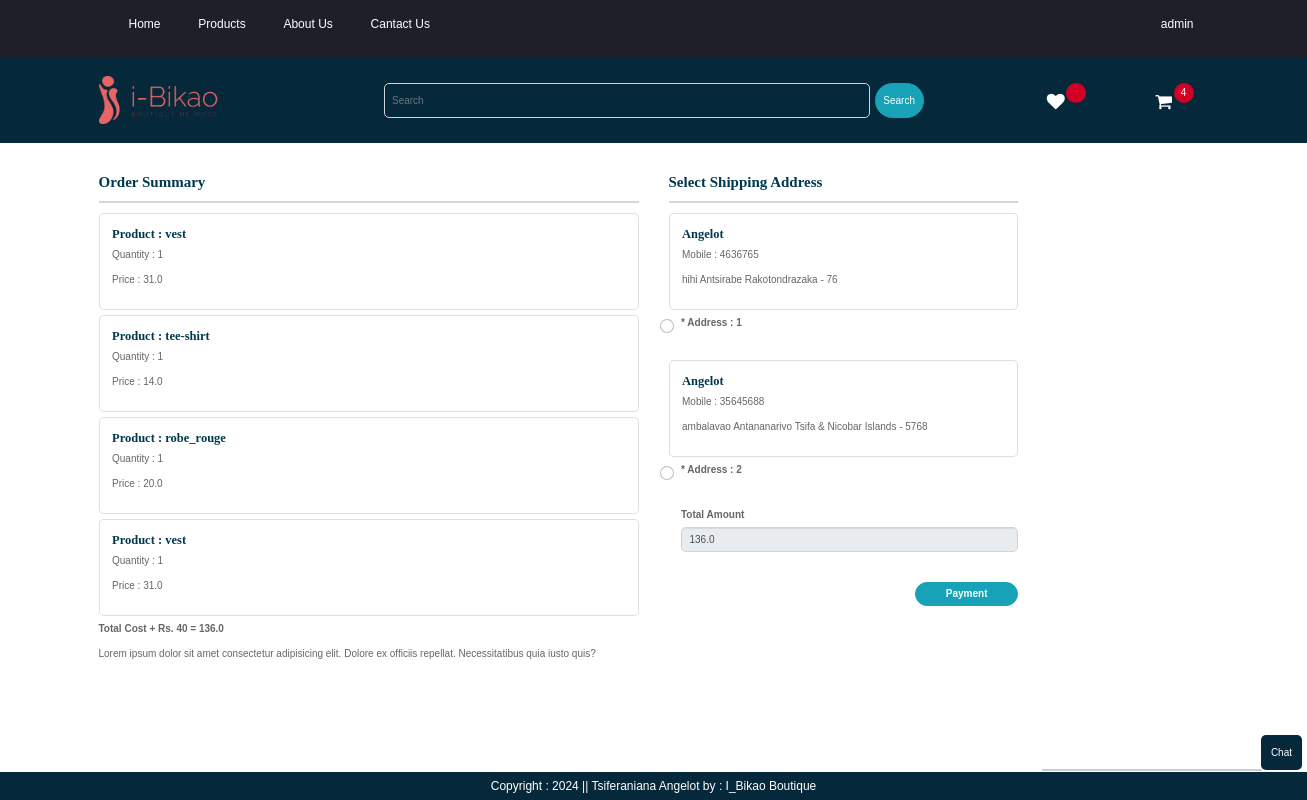
Screenshot of /checkout/ (signed in) with the database file from the repository.
### app/models.py (models this page shows, shortened)
class Cart(models.Model):
    user = models.ForeignKey(User,on_delete=models.CASCADE)
    product = models.ForeignKey(Product,on_delete=models.CASCADE)
    quantity = models.PositiveIntegerField(default=1)

class Product(models.Model):
    title = models.CharField(max_length=100)
    selling_price = models.FloatField()
    discounted_price = models.FloatField()
    description = models.TextField()
    category = models.CharField(choices=CATEGORY_CHOICES, max_length=2)
    product_image = models.ImageField(upload_to='product')

class Customer(models.Model):
    user = models.ForeignKey(User,on_delete=models.CASCADE)
    name = models.CharField(max_length=200)
    locality = models.CharField(max_length=200)
    city = models.CharField(max_length=50)
    mobile = models.IntegerField(default=0)
    zipcode = models.IntegerField()
    state = models.CharField(choices=STATE_CHOICES,max_length=100)

### app/views.py (the view)
# urls.py: path('checkout/', views.checkout.as_view(), name='checkout'),
@method_decorator(login_required,name='dispatch')
class checkout(View):
          def get(self,request):
                    user=request.user
                    add=Customer.objects.filter(user=user)
                    cart_items=Cart.objects.filter(user=user)
                    famount = 0
                    for p in cart_items:
                              value = p.quantity * p.product.discounted_price
                              famount = famount + value
                    totalamount = famount + 40
                    totalitem = 0
                    wishitem  = 0
                    if request.user.is_authenticated:
                              totalitem = len(Cart.objects.filter(user=request.user))
                              wishitem = len(Wishlist.objects.filter(user=request.user))
                    return render(request, 'app/checkout.html',locals())

### app/templates/app/checkout.html (shortened to what this page needs)
{% extends 'app/base.html' %}
{% load static %}
{% block main-content %}
          <div class="container">
                    <div class="row mt-5">
                              <div class="col-sm-6">
                                        <h4>Order Summary</h4>
                                        <hr>
                                        {% for item in cart_items %}
                                                  <div class="card mb-2">
                                                            <div class="card-body">
                                                                      <h5>Product : {{item.product.title}}</h5>
                                                                      <p>Quantity : {{item.quantity}}</p>
                                                                      <p>Price : {{item.product.discounted_price}}</p>
                                                            </div>
                                                  </div>
                                        {% endfor %}
                                        <p class="fw-bold">Total Cost + Rs. 40 = {{totalamount}}</p>
                                        <small style="font-size: 10px">Lorem ipsum dolor sit amet consectetur adipisicing elit. Dolore ex officiis repellat. Necessitatibus quia iusto quis?</small>
                              </div>
                              <div class="col-sm-4 offfset-sm-1">
                                        <h4>Select Shipping Address</h4>
                                        <hr>
                                        <form method="post" id="myform">
                                                  {% for ad in add %}
                                                            <div class="card">
                                                                      <div class="card-body">
                                                                                <h5>{{ad.name}}</h5>
                                                                                <p>Mobile : {{ad.mobile}}</p>
                                                                                <p>{{ad.locality}} {{ad.city}} {{ad.state}} - {{ad.zipcode}}</p>
                                                                      </div>
                                                            </div>
                                                            <div class="form-check mt-2 mb-5">
                                                                      <input type="radio" class="form-check-input" name="custid" id="custadd{{forloop.counter}}" value="ad.id">
                                                                      <label class="form-check-label" for="custadd{{forloop.counter}}">*
                                                                                Address : {{forloop.counter}}
                                                                      </label>
                                                            </div>
                                                  {% endfor %}
                                                  <div class="form-check mb-3">
                                                            <label for="totalamount" class="form-label"> Total Amount</label>
                                                            <input type="number" class="form-control"  name="totalamout" value="{{totalamount}}" readonly>
                                                  </div>
                                                  <div class="text-end">
                                                            <button id="rzp-button1" type="submit" class="btn btn-primary mt-3 px-5 fw-bold">Payment</button>
                                                  </div>
                                        </form>
                              </div>
                    </div>
          </div>
          <br><br><br>
{% endblock main-content %}

### app/templates/app/base.html (shortened to what this page needs)
<!DOCTYPE html>
{% load static %}
<html lang="en">
<head>
          <link rel="stylesheet" href="{% static 'app/css/style.css' %}">
          <link rel="stylesheet" href="{% static 'app/css/bootstrap.min.css' %}">
          <link rel="stylesheet" href="{% static 'app/css/nouislider.min.css' %}">
          <link rel="stylesheet" href="{% static 'app/css/font-awesome.min.css' %}">
          <link rel="stylesheet" href="{% static 'app/css/bootstrap-5.1.3/dist/css/bootstrap.min.css' %}">
          <link rel="stylesheet" type="text/css" href="css/bootstrap.css" />
          <link href="{% static 'app/css/css/font-awesome.min.css' %}" rel="stylesheet" />
          <link href="{% static 'app/css/css/style.css' %}" rel="stylesheet" />
          <link href="{% static 'app/css/css/responsive.css' %}" rel="stylesheet" />
          <link rel="stylesheet" href="{% static 'ap/csss/bootstrap.css' %}">
          <link rel="stylesheet" href="{% static 'app/csss/style.css' %}">
          <link rel="stylesheet" href="{% static 'app/csss/flaticon.css' %}">
          <link rel="stylesheet" href="{% static 'app/csss/styles.css' %}">
</head>
<body>
    <header>
        <div id="top-header">
            <div class="container">
                <ul class="header-links pull-left">
                    <li><a class="nav-link active" aria-current="page" href="/">Home</a></li>
                    <li class="nav-item submenu dropdown">
                        <a href="#" class="nav-link dropdown-toggle" data-toggle="dropdown" role="button" aria-haspopup="true"
                         aria-expanded="false">Products</a>
                    </li>
                    <li class="nav-item">
                                <a class="nav-link" href="{% url 'about' %}">About Us</a>
                    </li>
                    <li class="nav-item">
                                <a class="nav-link" href="{% url 'contact' %}">Cantact Us</a>
                    </li>
                </ul>
                <ul class="header-links pull-right">
                    {% if request.user.is_authenticated %}
                    <li class="nav-item submenu dropdown mx-2">
                        <a class="nav-link dropdown-toggle" href="#"
                        id="profileDropdown" role="button" data-toggle="dropdown" aria-expanded="false" >{{request.user}}</a>
                    </li>
                    {% else %}
                    <li><a href="{% url 'login' %}">Login</a></li>
                    <li><a href="{% url 'customerregistration' %}">Registrationt</a></li>
                    {% endif %}
                </ul>
            </div>
        </div>
        <div class="top-header" style="background: rgb(6, 40, 59)">
            <div class="container">
                <div class="row">
                    <div class="col-md-3">
                        <div class="header-logo">
                            <a href="#" class="logo">
                                <img style="margin-top: 18px;" src="{% static "app/images/Logo_boutique de mode_i-bikao_claire_01.png" %}" alt="" width="120px">
                            </a>
                        </div>
                    </div>
                    <div class="col-md-6" style="top: 10px;">
                        <div class="header-search">
                            <form class="d-flex" action="/search">
                                <input style="background-color: transparent;height: 35px " class="form-control me-2" type="search" name="search" placeholder="Search">
                                <button style="height: 35px" class="btn btn-primary" type="submit">Search</button>
                                </form>
                        </div>
                    </div>
                    <div class="col-md-3 clearfix" style="margin-top: 20px;">
                        <div class="header-ctn">
                            <div>
                                <a href="#">
                                    <i class="fa fa-heart"></i>
                                    <div class="qty">{% if wishitem > 0 %} {{wishlist}} {% endif %}</div>
                                </a>
                            </div>
                            <div>
                                <a href="{% url 'showcart' %}">
                                    <i class="fa fa-shopping-cart"></i>
                                    <div class="qty">{% if totalitem > 0 %} {{totalitem}} {% endif %}</div>
                                </a>
                            </div>
                        </div>
                    </div>
                </div>
            </div>
        </div>
    </header>
          {% block main-content %}{% endblock main-content %}
          <footer style="background: rgb(6, 40, 59); color: white; font-size: 12px" class="container-fluid fixed-bottom text-center p-2 mt-5">
                    Copyright : 2024 || Tsiferaniana Angelot by : I_Bikao Boutique
          </footer>
          <div id="chat-button" onclick="toggleChat()">Chat</div>
          <div id="chat-container" class="closed">
              <div id="chat-output"></div>
          </div>
</body>
</html>

### app/static/app/css/style.css (style rules this page uses)
body { font-family: 'Montserrat', sans-serif; font-weight: 400; color: #333; }
h1, h2, h3, h4, h5, h6 { color: #2B2D42; font-weight: 700; margin: 0 0 10px; }
a { color: #2B2D42; font-weight: 500; -webkit-transition: 0.2s color; transition: 0.2s color; }
ul, ol { margin: 0; padding: 0; list-style: none }
#top-header { padding-top: 10px; padding-bottom: 10px; background-color: #1E1F29; }
.header-links li { display: inline-block; margin-right: 15px; font-size: 12px; }
.header-links li:last-child { margin-right: 0px; }
.header-links li a { color: #FFF; }
.header-logo { float: left; }
.header-logo .logo img { display: block; }
.header-search { padding: 15px 0px; }
.header-search form { position: relative; }
.header-ctn { float: right; padding: 15px 0px; }
.header-ctn>div { display: inline-block; }
.header-ctn>div+div { margin-left: 15px; }
.header-ctn>div>a { display: block; position: relative; width: 90px; text-align: center; color: #FFF; }
.header-ctn>div>a>i { display: block; font-size: 18px; }
.header-ctn>div>a>.qty { position: absolute; right: 15px; top: -10px; width: 20px; height: 20px; line-height: 20px; text-align: center; border-radius: 50%; font-size: 10px; color: #FFF; background-color: #D10024; }

### app/static/app/css/css/style.css (style rules this page uses)
* { box-sizing: border-box; }
body { font-family: 'Montserrat', sans-serif; color: #0c0c0c; background-color: #ffffff; overflow-x: hidden; }
a, a:hover, a:focus { text-decoration: none; }
.btn, .btn:focus { outline: none !important; -webkit-box-shadow: none; box-shadow: none; }
footer { background: #f8f8f8; padding: 90px 0 70px; }
form input { background: #fff; border: solid #ccc 1px; padding: 15px 15px; width: 100%; font-size: 14px; margin-bottom: 20px; text-transform: capitalize; line-height: normal; }

### app/static/app/css/css/responsive.css (style rules this page uses)
@media (min-width: 1200px) { .container { max-width: 1170px; } }

### app/static/app/csss/style.css (style rules this page uses)
.nav-item .nav-link:after { display: none; }

### app/templates/app/base.html (style rules this page uses)
#chat-output { height: 200px; overflow-y: scroll; padding: 10px; }
#chat-container { position: fixed; bottom: 29px; right: 45px; width: 220px; border: 1px solid #ccc; border-radius: 5px; overflow: hidden; background-color: rgba(6, 40, 59, 0.815); transition: height 0.3s ease-in-out; }
#chat-container.closed { height: 0; }
#chat-button { position: fixed; bottom: 30px; right: 5px; background-color: rgb(6, 40, 59); color: #fff; padding: 10px; border: none; border-radius: 5px; cursor: pointer; }

### rows the page displays
Cart: product "vest", quantity "1", product.discounted_price "31.0"
Cart: product "tee-shirt", quantity "1", product.discounted_price "14.0"
Cart: product "robe_rouge", quantity "1", product.discounted_price "20.0"
Cart: product "vest", quantity "1", product.discounted_price "31.0"
Customer: name "Angelot", mobile "4636765", locality "hihi", city "Antsirabe", state "Rakotondrazaka", zipcode "76"
Customer: name "Angelot", mobile "35645688", locality "ambalavao", city "Antananarivo", state "Tsifa & Nicobar Islands", zipcode "5768"

### other values shown
{{ request.user }} "admin"
{{ totalitem }} "4"
{{ totalamount }} "136.0"
